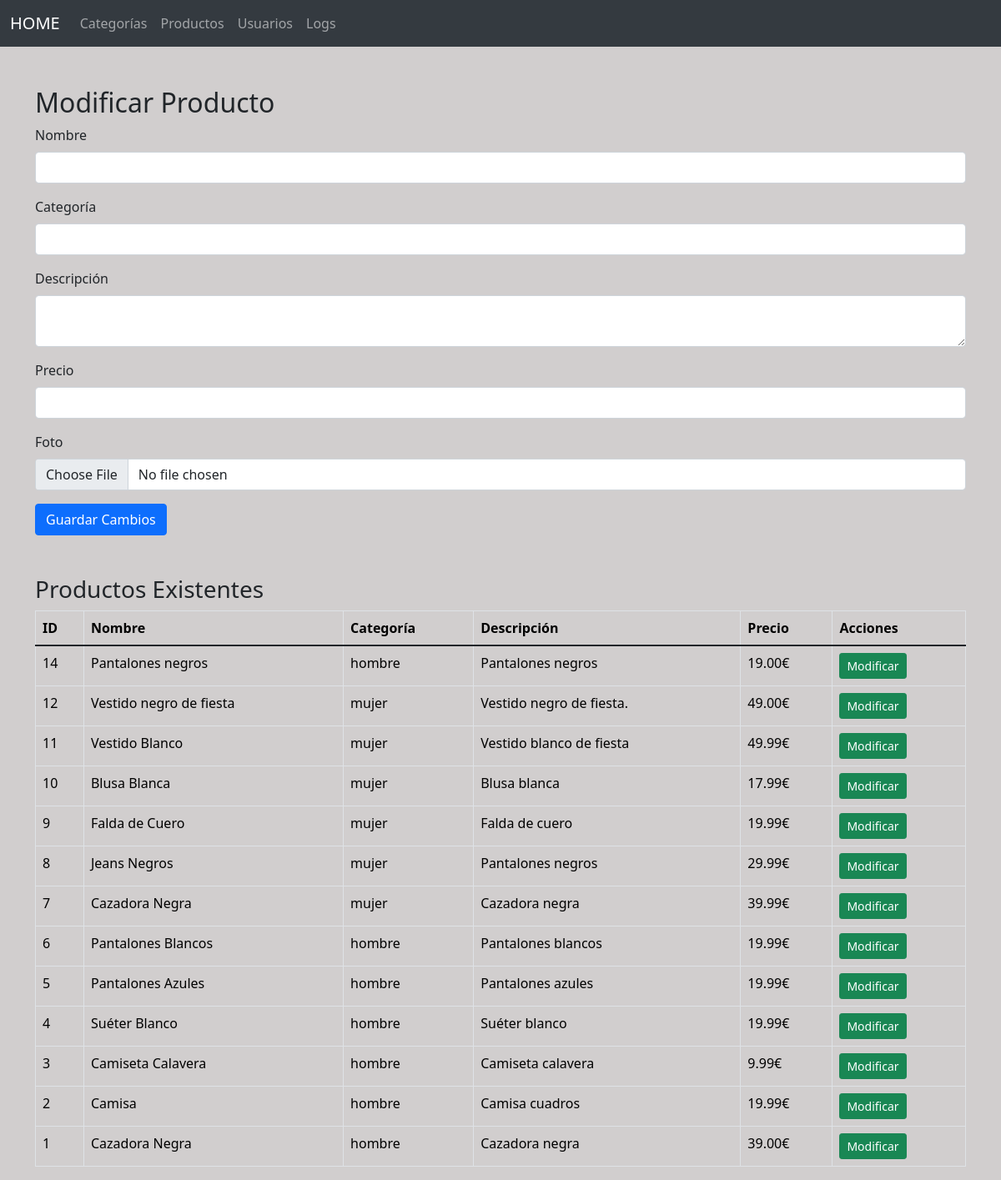
The app's page /admin/p_modificar.php (signed in), older data.
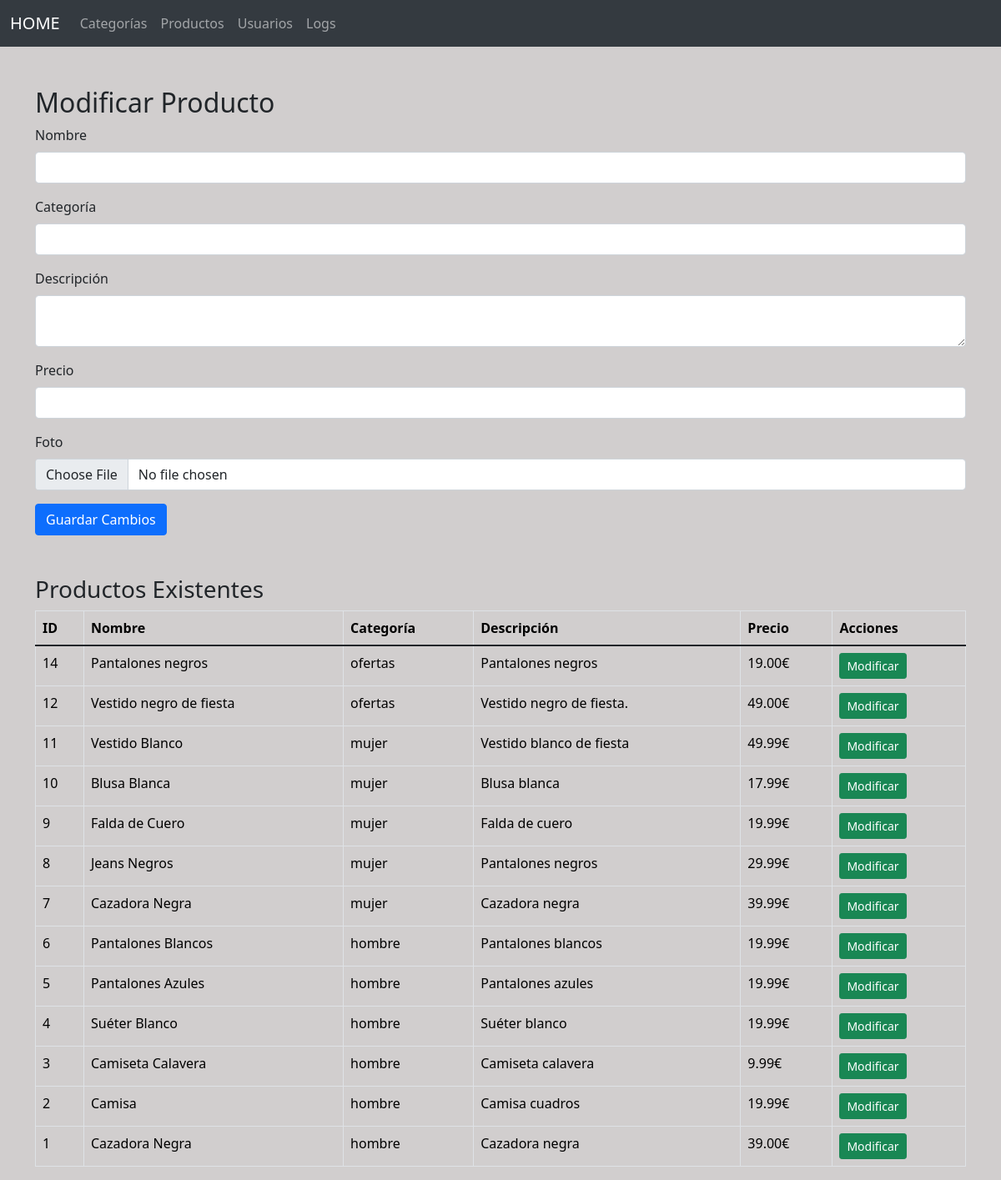
The same page, newer data.
### tables this page shows
CREATE TABLE IF NOT EXISTS `productos` (
  `id` int(11) NOT NULL AUTO_INCREMENT,
  `nombre` varchar(50) DEFAULT NULL,
  `categoria` varchar(50) DEFAULT NULL,
  `tiene_oferta` varchar(50) DEFAULT NULL,
  `descripcion` varchar(50) DEFAULT NULL,
  `desc_larga` varchar(250) DEFAULT NULL,
  `precio` decimal(20,2) DEFAULT NULL,
  PRIMARY KEY (`id`),
  KEY `prod-cat` (`categoria`),
  CONSTRAINT `prod-cat` FOREIGN KEY (`categoria`) REFERENCES `categorias` (`nombre`) ON DELETE NO ACTION ON UPDATE NO ACTION
);

### admin/p_modificar.php (the view, shortened to what this page needs)
<?php
require_once 'nav.php';
require_once 'add_foto.php';
?>
<!DOCTYPE html>
<html lang="es">
<head>
    <link href="https://cdn.jsdelivr.net/npm/bootstrap@5.1.3/dist/css/bootstrap.min.css" rel="stylesheet">
</head>
<body>
    <div class="container mt-5">
        <h2>Modificar Producto</h2>
        <form action="" method="POST" enctype="multipart/form-data">
            <div class="mb-3">
                <label for="nombre" class="form-label">Nombre</label>
                <input type="text" class="form-control" id="nombre" name="nombre"
                    value="<?= isset($producto) ? $producto['nombre'] : ''; ?>" required>
            </div>
            <div class="mb-3">
                <label for="categoria" class="form-label">Categoría</label>
                <input type="text" class="form-control" id="categoria" name="categoria"
                    value="<?= isset($producto) ? $producto['categoria'] : ''; ?>" required>
            </div>
            <div class="mb-3">
                <label for="descripcion" class="form-label">Descripción</label>
                <textarea class="form-control" id="descripcion" name="descripcion"
                    required><?= isset($producto) ? $producto['descripcion'] : ''; ?></textarea>
            </div>
            <div class="mb-3">
                <label for="precio" class="form-label">Precio</label>
                <input type="text" class="form-control" id="precio" name="precio"
                    value="<?= isset($producto) ? $producto['precio'] : ''; ?>" required>
            </div>
            <div class="mb-3">
                <label for="foto" class="form-label">Foto</label>
                <input type="file" class="form-control" id="foto" name="foto">
            </div>
            <button type="submit" class="btn btn-primary" name="modificar">Guardar Cambios</button>
        </form>
        <h3 class="mt-5">Productos Existentes</h3>
        <table class="table table-bordered">
            <thead>
                <tr>
                    <th>ID</th>
                    <th>Nombre</th>
                    <th>Categoría</th>
                    <th>Descripción</th>
                    <th>Precio</th>
                    <th>Acciones</th>
                </tr>
            </thead>
            <tbody>
                <?php
                $stmt = $conn->query("SELECT * FROM productos ORDER BY id DESC");
                $productos = $stmt->fetchAll(PDO::FETCH_ASSOC);
                foreach ($productos as $producto):
                    ?>
                    <tr>
                        <td><?= $producto['id']; ?></td>
                        <td><?= $producto['nombre']; ?></td>
                        <td><?= $producto['categoria']; ?></td>
                        <td><?= $producto['descripcion']; ?></td>
                        <td><?= $producto['precio']; ?>€</td>
                        <td>
                            <a href="p_modificar.php?id=<?= $producto['id']; ?>"
                                class="btn btn-success btn-sm">Modificar</a>
                        </td>
                    </tr>
                <?php endforeach; ?>
            </tbody>
        </table>
    </div>
</body>
</html>

Row changes from the older to the newer data that the page shows:
changed productos id 14: categoria "hombre" → "ofertas"
changed productos "Vestido negro de fiesta": categoria "mujer" → "ofertas"
